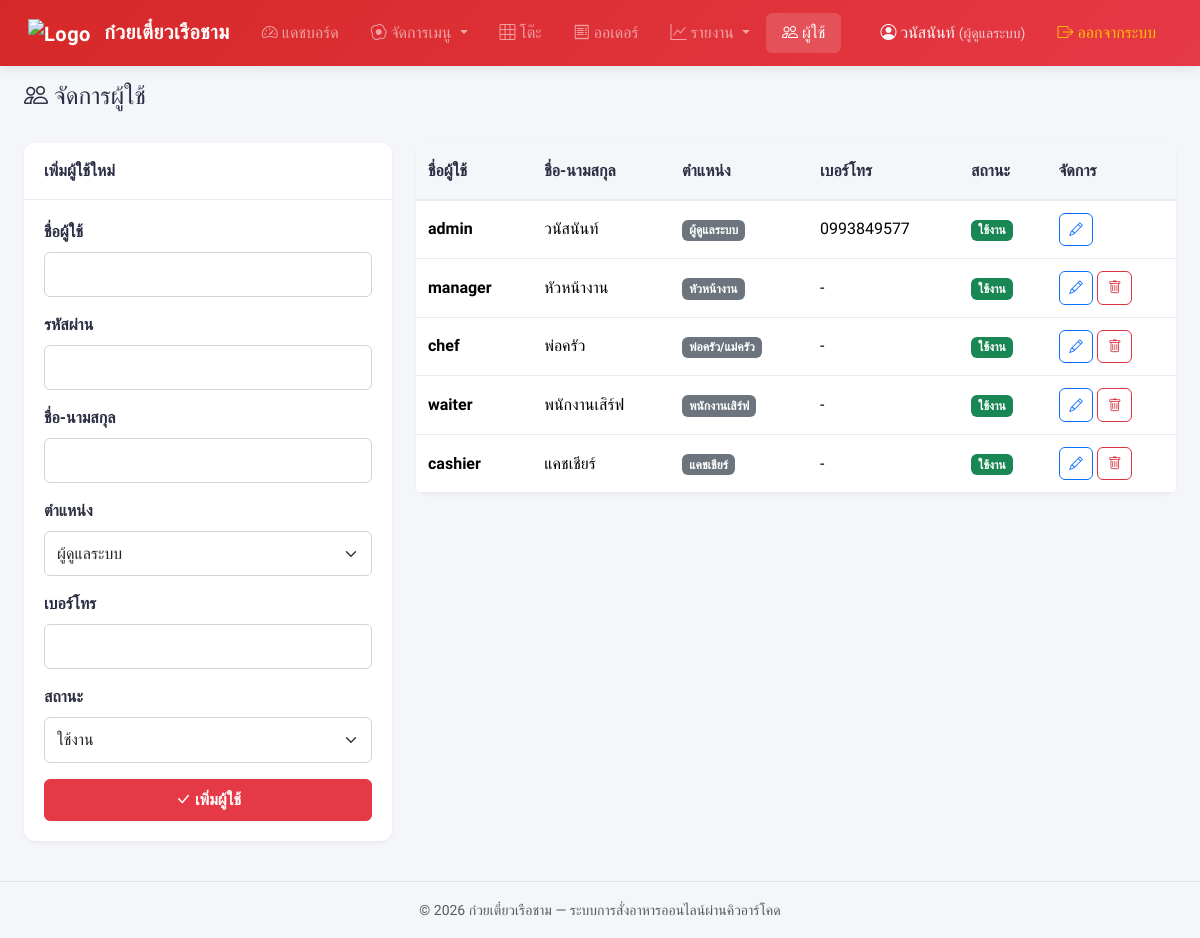
The page /admin/users.php (signed in) on the database its author committed.
### tables this page shows
CREATE TABLE `users` (
  `id` int(11) NOT NULL,
  `username` varchar(50) NOT NULL,
  `password` varchar(255) NOT NULL,
  `fullname` varchar(100) NOT NULL,
  `role` enum('admin','manager','chef','waiter','cashier') NOT NULL DEFAULT 'waiter',
  `phone` varchar(20) DEFAULT NULL,
  `status` enum('active','inactive') NOT NULL DEFAULT 'active',
  `created_at` timestamp NOT NULL DEFAULT current_timestamp()
);

### includes/auth.php (called while the page is built, shortened)
<?php
function currentUser() {
    return [
        'id'       => $_SESSION['user_id'] ?? null,
        'username' => $_SESSION['username'] ?? null,
        'fullname' => $_SESSION['fullname'] ?? null,
        'role'     => $_SESSION['role'] ?? null,
    ];
}

### admin/users.php (the view, shortened to what this page needs)
<?php
require_once __DIR__ . '/../config/db.php';
require_once __DIR__ . '/../includes/functions.php';
require_once __DIR__ . '/../includes/auth.php';
$users = $pdo->query("SELECT * FROM users ORDER BY role, username")->fetchAll();
$editUser = null;
require_once __DIR__ . '/../includes/header.php';
?>
<div class="d-flex justify-content-between align-items-center mb-4">
    <h4><i class="bi bi-people"></i> จัดการผู้ใช้</h4>
</div>
<div class="row">
    <div class="col-md-4">
        <div class="card mb-3">
            <div class="card-header bg-white">
                <?= $editUser ? 'แก้ไขผู้ใช้' : 'เพิ่มผู้ใช้ใหม่' ?>
            </div>
            <div class="card-body">
                <form method="POST" action="user_action.php">
                    <div class="mb-3">
                        <label class="form-label">ชื่อผู้ใช้</label>
                        <input type="text" name="username" class="form-control" required
                               value="<?= e($editUser['username'] ?? '') ?>"
                               <?= $editUser ? 'readonly' : '' ?>>
                    </div>
                    <div class="mb-3">
                        <label class="form-label">รหัสผ่าน <?= $editUser ? '(ว่างไว้ถ้าไม่เปลี่ยน)' : '' ?></label>
                        <input type="password" name="password" class="form-control"
                               <?= $editUser ? '' : 'required' ?>>
                    </div>
                    <div class="mb-3">
                        <label class="form-label">ชื่อ-นามสกุล</label>
                        <input type="text" name="fullname" class="form-control" required
                               value="<?= e($editUser['fullname'] ?? '') ?>">
                    </div>
                    <div class="mb-3">
                        <label class="form-label">ตำแหน่ง</label>
                        <select name="role" class="form-select" required>
                            <?php foreach (ROLE_NAMES as $key => $label): ?>
                                <option value="<?= $key ?>"
                                    <?= ($editUser['role'] ?? '') === $key ? 'selected' : '' ?>>
                                    <?= e($label) ?>
                                </option>
                            <?php endforeach; ?>
                        </select>
                    </div>
                    <div class="mb-3">
                        <label class="form-label">เบอร์โทร</label>
                        <input type="text" name="phone" class="form-control"
                               value="<?= e($editUser['phone'] ?? '') ?>">
                    </div>
                    <div class="mb-3">
                        <label class="form-label">สถานะ</label>
                        <select name="status" class="form-select">
                            <option value="active" <?= ($editUser['status'] ?? '') === 'active' ? 'selected' : '' ?>>ใช้งาน</option>
                        </select>
                    </div>
                    <button type="submit" class="btn btn-danger w-100">
                        <i class="bi bi-check-lg"></i> <?= $editUser ? 'บันทึก' : 'เพิ่มผู้ใช้' ?>
                    </button>
                </form>
            </div>
        </div>
    </div>
    <div class="col-md-8">
        <div class="card">
            <div class="table-responsive">
                <table class="table table-hover mb-0">
                    <thead>
                        <tr>
                            <th>ชื่อผู้ใช้</th>
                            <th>ชื่อ-นามสกุล</th>
                            <th>ตำแหน่ง</th>
                            <th>เบอร์โทร</th>
                            <th>สถานะ</th>
                            <th>จัดการ</th>
                        </tr>
                    </thead>
                    <tbody>
                        <?php foreach ($users as $u): ?>
                        <tr>
                            <td><strong><?= e($u['username']) ?></strong></td>
                            <td><?= e($u['fullname']) ?></td>
                            <td><span class="badge bg-secondary"><?= e(ROLE_NAMES[$u['role']] ?? $u['role']) ?></span></td>
                            <td><?= e($u['phone'] ?: '-') ?></td>
                            <td><?= statusBadge($u['status']) ?></td>
                            <td>
                                <a href="users.php?edit=<?= $u['id'] ?>" class="btn btn-sm btn-outline-primary btn-action">
                                    <i class="bi bi-pencil"></i>
                                </a>
                                <?php if ($u['id'] != currentUser()['id']): ?>
                                <form method="POST" action="user_action.php" class="d-inline">
                                    <button class="btn btn-sm btn-outline-danger btn-action btn-delete">
                                        <i class="bi bi-trash"></i>
                                    </button>
                                </form>
                                <?php endif; ?>
                            </td>
                        </tr>
                        <?php endforeach; ?>
                    </tbody>
                </table>
            </div>
        </div>
    </div>
</div>
<?php require_once __DIR__ . '/../includes/footer.php'; ?>

### includes/header.php (shortened to what this page needs)
<?php
$user = currentUser();
$currentPage = basename($_SERVER['PHP_SELF'], '.php');
?>
<!DOCTYPE html>
<html lang="th">
<head>
    <link href="https://cdn.jsdelivr.net/npm/bootstrap@5.3.3/dist/css/bootstrap.min.css" rel="stylesheet">
    <link href="https://cdn.jsdelivr.net/npm/bootstrap-icons@1.11.3/font/bootstrap-icons.min.css" rel="stylesheet">
    <link href="../assets/css/style.css" rel="stylesheet">
</head>
<body>
    <nav class="navbar navbar-expand-lg navbar-dark bg-danger">
        <div class="container-fluid">
            <a class="navbar-brand fw-bold" href="../admin/index.php">
                <img src="../assets/images/logo.png" alt="Logo" height="32" class="me-2">
                <?= e(SITE_NAME) ?>
            </a>
            <div class="collapse navbar-collapse" id="navMain">
                <ul class="navbar-nav me-auto">
                    <?php if (in_array($user['role'], ['admin', 'manager'])): ?>
                        <li class="nav-item">
                            <a class="nav-link <?= $currentPage === 'index' ? 'active' : '' ?>" href="../admin/index.php">
                                <i class="bi bi-speedometer2"></i> แดชบอร์ด
                            </a>
                        </li>
                        <li class="nav-item dropdown">
                            <a class="nav-link dropdown-toggle <?= in_array($currentPage, ['categories', 'menu', 'menu_form', 'options']) ? 'active' : '' ?>"
                                href="#" data-bs-toggle="dropdown">
                                <i class="bi bi-egg-fried"></i> จัดการเมนู
                            </a>
                        </li>
                        <li class="nav-item">
                            <a class="nav-link <?= $currentPage === 'tables' ? 'active' : '' ?>" href="../admin/tables.php">
                                <i class="bi bi-grid-3x3"></i> โต๊ะ
                            </a>
                        </li>
                        <li class="nav-item">
                            <a class="nav-link <?= $currentPage === 'orders' ? 'active' : '' ?>" href="../admin/orders.php">
                                <i class="bi bi-receipt"></i> ออเดอร์
                            </a>
                        </li>
                        <li class="nav-item dropdown">
                            <a class="nav-link dropdown-toggle <?= str_contains($currentPage, 'report') ? 'active' : '' ?>"
                                href="#" data-bs-toggle="dropdown">
                                <i class="bi bi-graph-up"></i> รายงาน
                            </a>
                        </li>
                    <?php endif; ?>
                    <?php if ($user['role'] === 'admin'): ?>
                        <li class="nav-item">
                            <a class="nav-link <?= $currentPage === 'users' ? 'active' : '' ?>" href="../admin/users.php">
                                <i class="bi bi-people"></i> ผู้ใช้
                            </a>
                        </li>
                    <?php endif; ?>
                </ul>
                <div class="navbar-nav">
                    <span class="nav-link text-light">
                        <i class="bi bi-person-circle"></i> <?= e($user['fullname']) ?>
                        <small class="opacity-75">(<?= e(ROLE_NAMES[$user['role']] ?? $user['role']) ?>)</small>
                    </span>
                    <a class="nav-link text-warning" href="../admin/logout.php">
                        <i class="bi bi-box-arrow-right"></i> ออกจากระบบ
                    </a>
                </div>
            </div>
        </div>
    </nav>
    <div class="container-fluid mt-3 px-4">

### includes/functions.php (shortened to what this page needs)
<?php
function e($string) {
    return htmlspecialchars($string ?? '', ENT_QUOTES, 'UTF-8');
}
function statusBadge($status) {
    $map = [
        'pending'   => 'warning',
        'cooking'   => 'info',
        'ready'     => 'success',
        'served'    => 'primary',
        'completed' => 'secondary',
        'cancelled' => 'danger',
        'available' => 'success',
        'sold_out'  => 'danger',
        'occupied'  => 'warning',
        'active'    => 'success',
        'inactive'  => 'secondary',
    ];
    $color = $map[$status] ?? 'secondary';
    $labels = array_merge(ORDER_STATUSES, [
        'available' => 'พร้อมขาย',
        'sold_out'  => 'ของหมด',
        'occupied'  => 'มีลูกค้า',
        'active'    => 'ใช้งาน',
        'inactive'  => 'ปิดใช้งาน',
    ]);
    $label = $labels[$status] ?? $status;
    return "<span class='badge bg-{$color}'>{$label}</span>";
}

### assets/css/style.css (style rules this page uses)
:root { --primary-color: #e63946; --primary-dark: #d62828; --primary-light: #f8edeb; --secondary-color: #457b9d; --accent-color: #f4a261; --bg-color: #f4f6f9; --card-bg: #ffffff; --text-main: #2b2d42; --text-muted: #6c757d; --border-color: #e9ecef; --shadow-sm: 0 2px 4px rgba(0, 0, 0, 0.05); --shadow-md: 0 4px 12px rgba(0, 0, 0, 0.08); --shadow-lg: 0 8px 24px rgba(0, 0, 0, 0.12); --radius-sm: 6px; --radius-md: 12px; --radius-lg: 20px; }
* { font-family: 'Sarabun', sans-serif; }
body { background-color: var(--bg-color); color: var(--text-main); min-height: 100vh; }
.navbar { background: linear-gradient(135deg, var(--primary-dark) 0%, var(--primary-color) 100%) !important; box-shadow: var(--shadow-md); padding: 0.75rem 1rem; }
.navbar-brand { font-weight: 700; letter-spacing: 0.5px; }
.navbar-brand img { vertical-align: middle; }
.nav-link { font-weight: 500; padding: 0.5rem 1rem !important; border-radius: var(--radius-sm); transition: all 0.2s; }
.nav-link:hover, .nav-link.active { background: rgba(255, 255, 255, 0.15); }
.card { border: none; border-radius: var(--radius-md); box-shadow: var(--shadow-sm); transition: box-shadow 0.3s ease; margin-bottom: 1.5rem; }
.card-header { font-weight: 700; background-color: var(--card-bg); border-bottom: 1px solid var(--border-color); border-top-left-radius: var(--radius-md) !important; border-top-right-radius: var(--radius-md) !important; padding: 1rem 1.25rem; color: var(--text-main); }
.card-body { padding: 1.25rem; }
.table-responsive { border-radius: var(--radius-sm); overflow: hidden; }
.table { margin-bottom: 0; }
.table th { white-space: nowrap; font-weight: 700; background: var(--bg-color); color: var(--text-main); border-bottom: 2px solid var(--border-color); padding: 1rem 0.75rem; }
.table td { vertical-align: middle; padding: 0.75rem; border-bottom: 1px solid var(--border-color); }
.table tbody tr { transition: background-color 0.2s; }
.badge { font-weight: 600; padding: 0.4em 0.6em; border-radius: var(--radius-sm); }
.btn { font-weight: 600; border-radius: var(--radius-sm); padding: 0.5rem 1rem; transition: all 0.2s; }
.btn-danger { background-color: var(--primary-color); border-color: var(--primary-color); }
.btn-action { padding: .35rem .6rem; font-size: .85rem; border-radius: var(--radius-sm); }
.form-label { font-weight: 600; color: var(--text-main); margin-bottom: 0.5rem; }
.form-control, .form-select { border-radius: var(--radius-sm); border: 1px solid #ced4da; padding: 0.6rem 0.75rem; transition: border-color 0.15s ease-in-out, box-shadow 0.15s ease-in-out; }

### rows shown on the page
users: fullname "วนัสนันท์", role "ผู้ดูแลระบบ", username "admin", phone "0993849577", status "ใช้งาน"
users: username "manager", fullname "หัวหน้างาน", role "หัวหน้างาน", phone "-", status "ใช้งาน"
users: username "chef", fullname "พ่อครัว", role "พ่อครัว/แม่ครัว", phone "-", status "ใช้งาน"
users: username "waiter", fullname "พนักงานเสิร์ฟ", role "พนักงานเสิร์ฟ", phone "-", status "ใช้งาน"
users: username "cashier", fullname "แคชเชียร์", role "แคชเชียร์", phone "-", status "ใช้งาน"

### other values the page prints
SITE_NAME "ก๋วยเตี๋ยวเรือชาม"
form field role "ผู้ดูแลระบบ"
